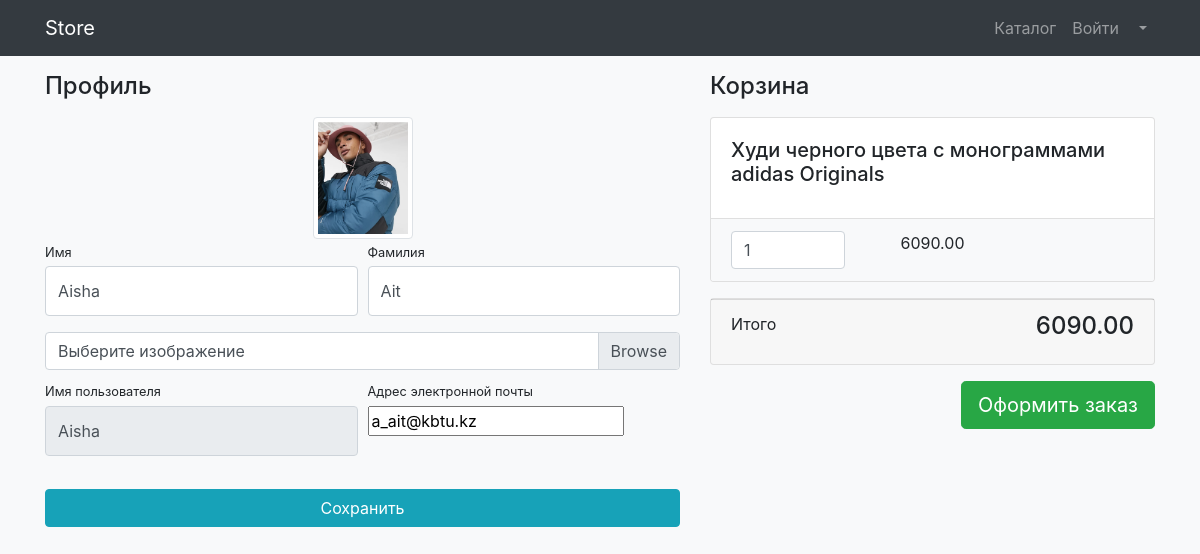
Before: /users/profile/ (signed in) with the older database file.
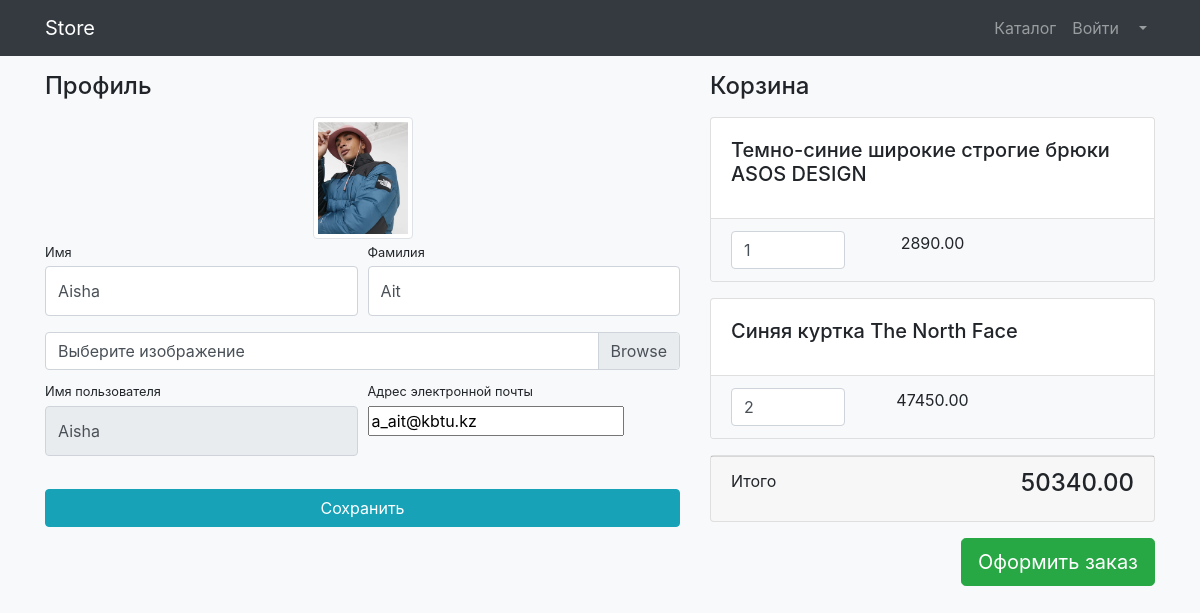
After: the same page with the newer database file.
### products/models.py (models this page shows, shortened)
class Basket(models.Model) :
    user = models.ForeignKey(to=User, on_delete=models.CASCADE)
    products = models.ForeignKey(to=Product, on_delete=models.CASCADE)
    quantity = models.PositiveSmallIntegerField(default=0)
    created_timestamp = models.DateTimeField(auto_now_add=True)
    def sum(self):
        return self.products.price * self.quantity

class Product(models.Model):
    name = models.CharField(max_length=256)
    desc = models.TextField()
    price = models.DecimalField(max_digits=10, decimal_places=2)
    quantity = models.PositiveIntegerField(default=0)
    image = models.ImageField(upload_to='prroducts_image')
    category = models.ForeignKey(to=ProductCategory, on_delete=models.CASCADE)

### users/views.py (the view)
# urls.py: path('profile/', views.profile, name = 'profile'),
@login_required
def profile(request):
    if request.method == 'POST':
        form = UserProfileForm(instance=request.user, data=request.POST, files=request.FILES)
        if form.is_valid():
            form.save()
            return HttpResponseRedirect(reverse('users:profile'))
    else:
        form = UserProfileForm(instance=request.user)
    baskets =  Basket.objects.filter(user=request.user)
    total_sum = 0
    total_quantity = 0
    for basket in baskets:
        total_sum += basket.sum()
        total_quantity += basket.quantity
    context = {
        "title" : "Store - Profile",
        "form": form,
        "baskets": baskets,
        "total_sum": total_sum,
        "total_quantity": total_quantity
    }
    return render(request, 'users/profile.html', context)

### users/forms.py
class UserProfileForm(UserChangeForm):
    first_name = forms.CharField(widget=forms.TextInput(attrs={
        'class' : 'form-control py-4'
    }))
    last_name = forms.CharField(widget=forms.TextInput(attrs={
        'class' : 'form-control py-4',
    }))
    image = forms.ImageField(widget=forms.FileInput (attrs={
        'class' : 'custom-file-input'
    }), required=False)
    username = forms.CharField(widget=forms.TextInput(attrs={
        'class' : 'form-control py-4', 'readonly': True
    }))
    class Meta:
        model = User
        fields = ('first_name', 'last_name', 'image', 'username', 'email')

### users/templates/users/profile.html (shortened to what this page needs)
{% load static %}
<!DOCTYPE html>
<html lang="en">
<head>
    <link href="{% static 'vendor/bootstrap/css/bootstrap.min.css' %}" rel="stylesheet">
    <link href="{% static 'vendor/css/profile.css' %}" rel="stylesheet">
</head>
<body class="bg-light">
<nav class="navbar navbar-expand-lg navbar-dark bg-dark fixed-top">
    <div class="container">
        <a class="navbar-brand" href="index.html">Store</a>
        <div class="collapse navbar-collapse" id="navbarResponsive">
            <ul class="navbar-nav ml-auto">
                <li class="nav-item">
                    <a class="nav-link" href="catalog.html">Каталог  </a>
                </li>
                <li class="nav-item">
                    <a class="nav-link" href="users/login.html">Войти </a>
                </li>
                <li class="nav-item dropdown">
                    <a class="nav-link dropdown-toggle" href="#" id="navbarDropdown" role="button"
                       data-bs-toggle="dropdown" aria-expanded="false">
                    </a>
                </li>
            </ul>
        </div>
    </div>
</nav>
<div class="container">
    <div class="row">
        <div class="col-lg-7">
            <h4 class="mt-3 mb-3">Профиль</h4>
            <div class="col-lg-12 text-center">
                <img width="100" height="100"
                     src="{% if user.image %}
                                {{ user.image.url }}
                          {% else %}
                            {% static 'vendor/img/users/default_avatar.jpg'%}
                         {% endif %}"
                     class="img-thumbnail">
            </div>
            <form action="{% url 'users:profile' %}" method="post" enctype="multipart/form-data">
                <div class="form-row">
                    <div class="col-lg-6">
                        <div class="form-group">
                            <label class="small mb-1" for="{form.first_name.id_for_label}">Имя</label>
                            {{ form.first_name }}
                        </div>
                    </div>
                    <div class="col-lg-6">
                        <div class="form-group">
                            <label class="small mb-1" for="{form.last_name.id_for_label}">Фамилия</label>
                            {{ form.last_name }}
                        </div>
                    </div>
                </div>
                <div class="form-row mb-2">
                    <div class="col-lg-12">
                        <div class="custom-file">
                            <label class="custom-file-label" for="{form.image.id_for_label}">Выберите изображение</label>
                        </div>
                    </div>
                </div>
                <div class="form-row">
                    <div class="col-lg-6">
                        <label class="small mb-1" for="{form.username.id_for_label}">Имя пользователя</label>
                        {{form.username }}
                    </div>
                    <div class="col-lg-6">
                        <label class="small mb-1" for="{form.email.id_for_label}">Адрес электронной
                            почты</label>
                        {{ form.email }}
                    </div>
                </div>
                <div class="form-row">
                    <div class="col-lg-12" style="margin-top: 33px;">
                        <input class="btn btn-info btn-block" type="submit" value="Сохранить">
                    </div>
                </div>
            </form>
        </div>
        <div class="col-lg-5">
            {% include 'products/basket.html' %}
        </div>
    </div>
</div>
</body>
</html>

### products/templates/products/basket.html (shortened to what this page needs)
{% if baskets %}
    <h4 class="mt-3 mb-3 d-flex justify-content-between align-items-center mb-3">
            Корзина
    </h4>
    {% for basket in baskets %}
        <div class="card mb-3">
                    <div class="card-body">
                        <h5 class="card-title">{{ basket.products.name }}</h5>
                    </div>
                    <ul class="list-group list-group-flush">
                        <li class="list-group-item bg-light">
                            <div class="row text-center">
                                <div class="col-lg-4">
                                    <input name="basketID" type="number" class="form-control"
                                           value="{{ basket.quantity }}" min="0">
                                </div>
                                <div class="col-lg-4">{{ basket.sum }}</div>
                                <div class="col-lg-4">
                                </div>
                            </div>
                        </li>
                    </ul>
                </div>
    {% endfor %}
    <div class="card mb-3">
                    <div class="card-footer">
                        <p class="float-left">Итого</p>
                        <h4 class="float-right">{{ total_sum }}</h4>
                    </div>
                </div>
    <a class="btn btn-success btn-lg float-right" href="../orders/order-create.html">
                Оформить заказ
            </a>
{% else %}
    <h4 class="mt-3 mb-3 d-flex justify-content-between align-items-center mb-3">
            Корзина пуста
    </h4>
{% endif %}

Changed rows visible on the page:
removed Basket: products.name "Худи черного цвета с монограммами adidas Originals", basketID "1", sum "6090.00"
added Basket: products.name "Темно-синие широкие строгие брюки ASOS DESIGN", basketID "1", sum "2890.00"
added Basket: products.name "Синяя куртка The North Face", basketID "2", sum "47450.00"
Other visible differences:
{{ total_sum }}: "6090.00" → "50340.00"
